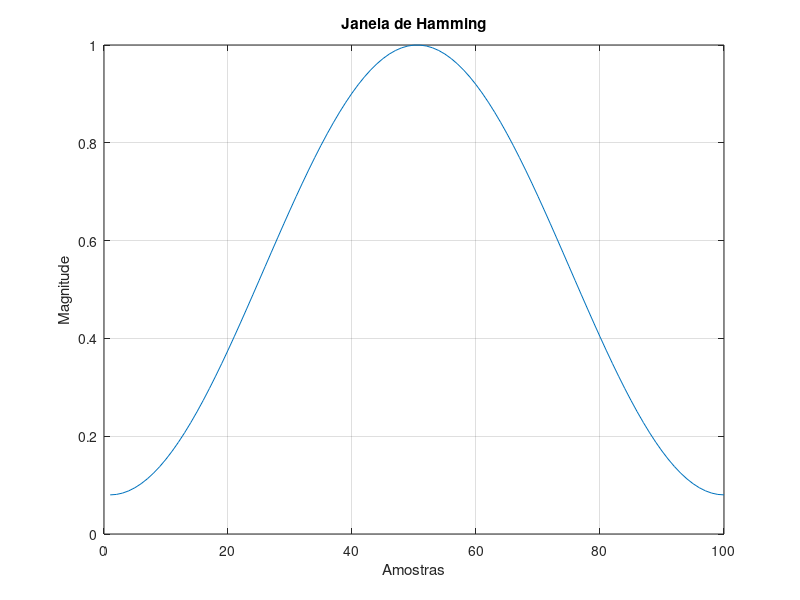

This chart was generated by the following MATLAB code:

% Plot da janela de Hamming
w = 0.54 - 0.46 * cos(2 * pi * (0:100-1)' / (100 - 1));
plot(w);
title('Janela de Hamming');
xlabel('Amostras');
ylabel('Magnitude');
grid on;
